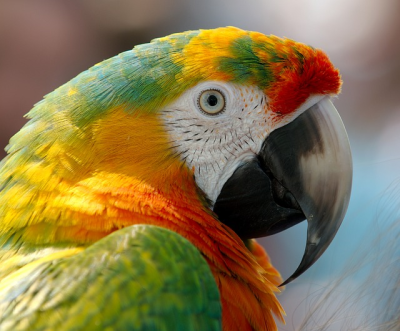
#> input picture 05.efecto-espejo/image.png, 400 x 331 px
$ python 01.invertir.py
#> lines starting #> are read from the running program, lines starting #| are printed output that depends on the picture
import cv2

img = cv2.imread("image.png")
#> img is the input picture: shape (331, 400, 3); mean B, G, R 78.4, 120.4, 137.1

# flip0 = cv2.flip(img, 1)
# flip0 = cv2.flip(img, 0)
flip0 = cv2.flip(img, -1)
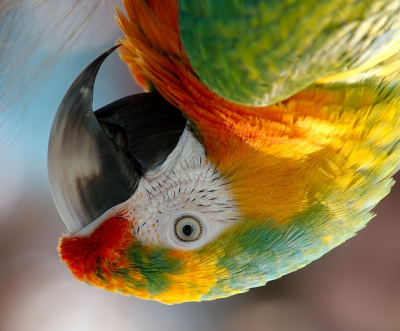
#> flip0: shape (331, 400, 3); mean B, G, R 78.4, 120.4, 137.1

cv2.imwrite("imagen_invertida.png", flip0)

cv2.waitKey(0)
cv2.destroyAllWindows()
